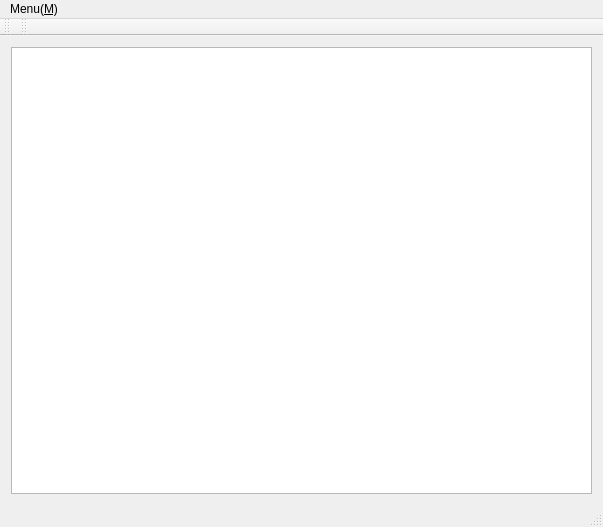
<?xml version="1.0" encoding="UTF-8"?>
<ui version="4.0">
 <class>MainWindow</class>
 <widget class="QMainWindow" name="MainWindow">
  <property name="geometry">
   <rect>
    <x>0</x>
    <y>0</y>
    <width>603</width>
    <height>527</height>
   </rect>
  </property>
  <property name="windowTitle">
   <string>MainWindow</string>
  </property>
  <widget class="QWidget" name="centralWidget">
   <layout class="QGridLayout" name="gridLayout">
    <item row="0" column="0">
     <widget class="QTableView" name="tableView"/>
    </item>
   </layout>
  </widget>
  <widget class="QToolBar" name="mainToolBar">
   <attribute name="toolBarArea">
    <enum>TopToolBarArea</enum>
   </attribute>
   <attribute name="toolBarBreak">
    <bool>false</bool>
   </attribute>
  </widget>
  <widget class="QStatusBar" name="statusBar"/>
  <widget class="QMenuBar" name="menuBar">
   <property name="geometry">
    <rect>
     <x>0</x>
     <y>0</y>
     <width>603</width>
     <height>23</height>
    </rect>
   </property>
   <widget class="QMenu" name="menu_O">
    <property name="title">
     <string>Menu(&amp;M)</string>
    </property>
    <widget class="QMenu" name="menuList_By_L">
     <property name="title">
      <string>List By...(&amp;L)</string>
     </property>
     <addaction name="actionRelationship"/>
     <addaction name="actionBirthday"/>
    </widget>
    <widget class="QMenu" name="menuSort_S">
     <property name="title">
      <string>Sort By...(&amp;S)</string>
     </property>
     <addaction name="actionName_N"/>
     <addaction name="actionBirthday_B"/>
    </widget>
    <addaction name="actionAdd_A"/>
    <addaction name="actionEdit_E"/>
    <addaction name="actionDelete_D"/>
    <addaction name="separator"/>
    <addaction name="actionFind_F"/>
    <addaction name="menuSort_S"/>
    <addaction name="menuList_By_L"/>
    <addaction name="separator"/>
    <addaction name="actionBirthday_B_2"/>
    <addaction name="actionBirthdayEmail_E"/>
   </widget>
   <addaction name="menu_O"/>
  </widget>
  <widget class="QToolBar" name="toolBar">
   <property name="windowTitle">
    <string>toolBar</string>
   </property>
   <attribute name="toolBarArea">
    <enum>TopToolBarArea</enum>
   </attribute>
   <attribute name="toolBarBreak">
    <bool>false</bool>
   </attribute>
  </widget>
  <action name="actionAdd_A">
   <property name="text">
    <string>Add(&amp;A)</string>
   </property>
  </action>
  <action name="actionFind_F">
   <property name="text">
    <string>Find(&amp;F)</string>
   </property>
  </action>
  <action name="actionRelationship">
   <property name="text">
    <string>Relationship</string>
   </property>
  </action>
  <action name="actionBirthday">
   <property name="text">
    <string>Birthday</string>
   </property>
  </action>
  <action name="actionDelete_D">
   <property name="text">
    <string>Delete(&amp;D)</string>
   </property>
  </action>
  <action name="actionName_N">
   <property name="text">
    <string>Name</string>
   </property>
  </action>
  <action name="actionBirthday_B">
   <property name="text">
    <string>Birthday</string>
   </property>
  </action>
  <action name="actionBirthday_B_2">
   <property name="text">
    <string>Birthday(&amp;B)</string>
   </property>
  </action>
  <action name="actionBirthdayEmail_E">
   <property name="text">
    <string>BirthdayEmail(&amp;E)</string>
   </property>
  </action>
  <action name="actionEdit_E">
   <property name="text">
    <string>Edit(&amp;E)</string>
   </property>
  </action>
 </widget>
 <layoutdefault spacing="6" margin="11"/>
 <resources/>
 <connections/>
</ui>
